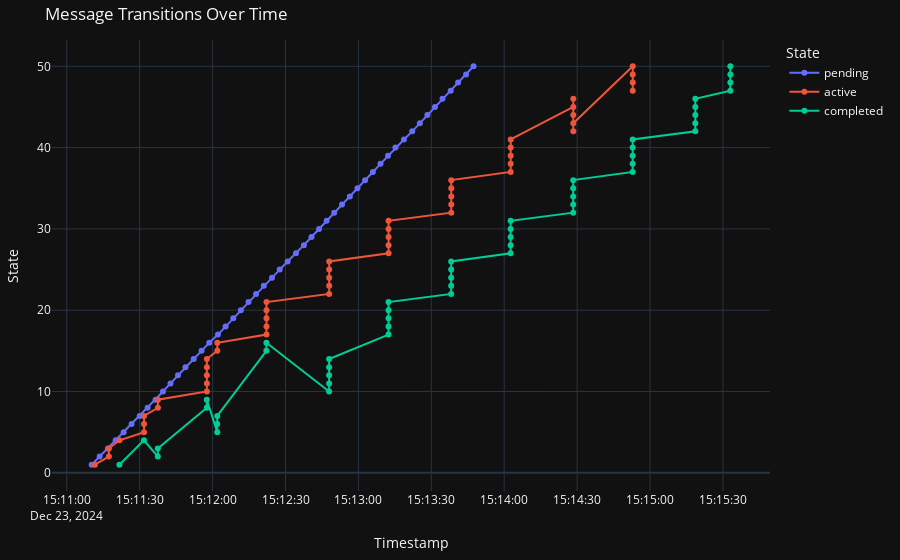
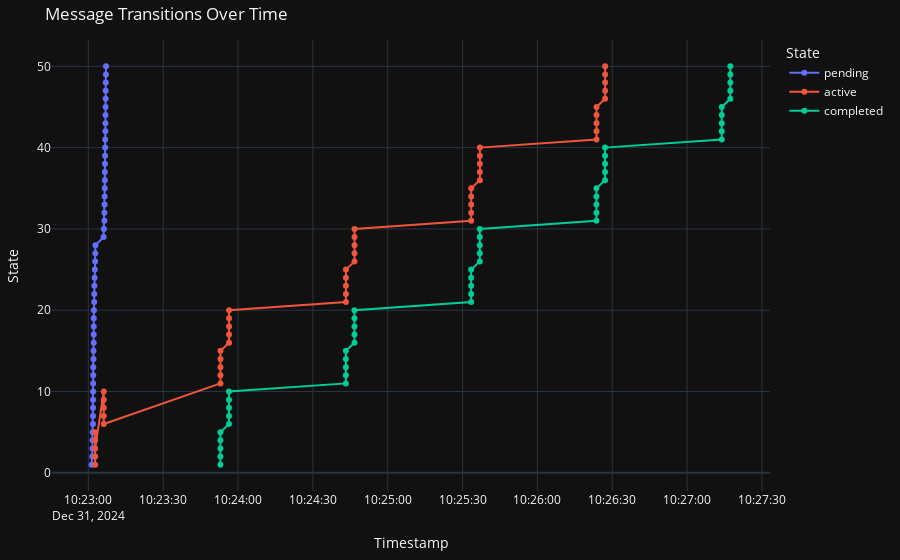

Notebook code for these charts, in order:
### Code cell
analyze_message_flow(logs50)
analyze_message_flow(logs50_fast)
